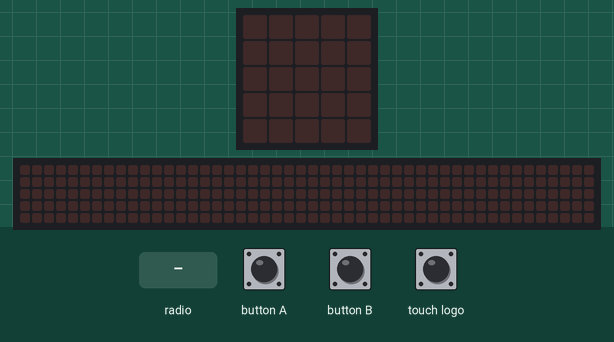
This program was run on a simulated BBC micro:bit running MicroPython. Parts: the board's 5×5 LED display, a strip that is not on the board, showing the scrolling text unrolled. Inputs (shaded band) come from the test bench. The 48×5 strip is a reading aid, not a part: it shows the text the display is scrolling, unrolled, one strip-width of it at a time.

Above: at 1.2 s.
1.3 s: radio message "hello" arrives
At 1.37 s:
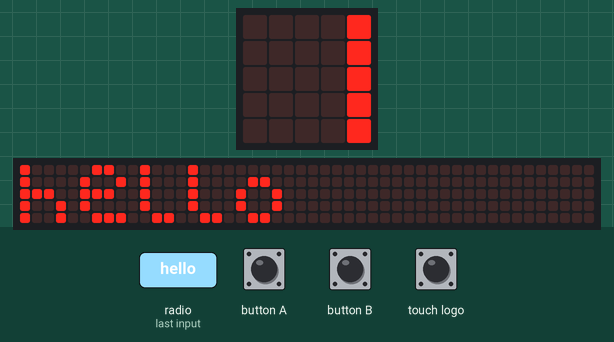
4.3 s: radio message "bye" arrives
At 5.42 s:
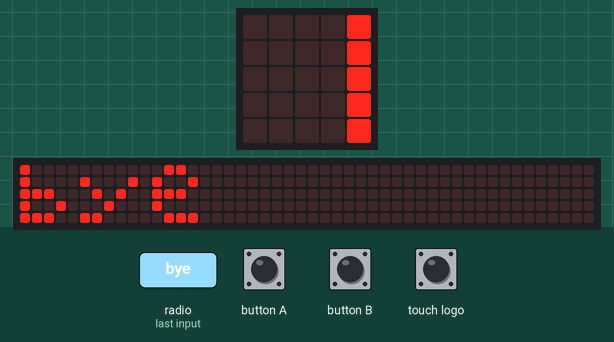
7.3 s: radio message "Quoi?" arrives
At 8.42 s:
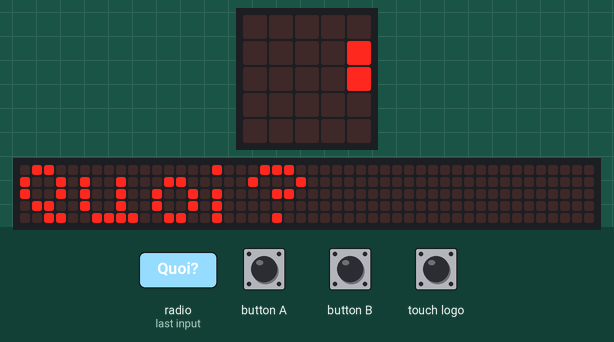

Measured:
- after the input at 1.3 s, the display: changes at once (image 1)
- after the input at 4.3 s, the display: first differs from a run without the input after 1.1 s (image 2)
- after the input at 7.3 s, the display: first differs from a run without the input after 1.1 s (image 3)

The program:

4.Bidirectionnel.py
```python
from microbit import *
import radio

radio.config(group=8)
radio.on()

message = ''

while True:
    message = radio.receive()

    if message:
        display.scroll(message)
        message = ''

    if button_a.is_pressed():
        sleep(200)
        radio.send('hello')

    if button_b.is_pressed():
        sleep(200)
        radio.send('bye')

    if pin_logo.is_touched():
        sleep(200)
        radio.send('Quoi?')
```
